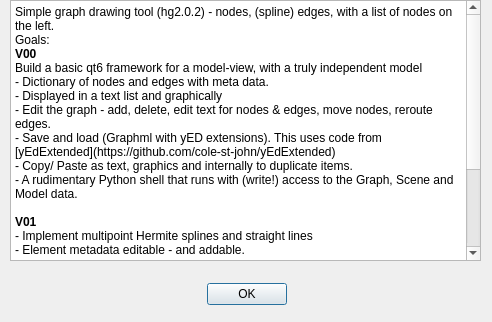
<?xml version="1.0" encoding="UTF-8"?>
<ui version="4.0">
 <class>dlgAbout</class>
 <widget class="QDialog" name="dlgAbout">
  <property name="geometry">
   <rect>
    <x>0</x>
    <y>0</y>
    <width>492</width>
    <height>322</height>
   </rect>
  </property>
  <property name="windowTitle">
   <string>Dialog</string>
  </property>
  <widget class="QTextBrowser" name="textBrowser">
   <property name="geometry">
    <rect>
     <x>10</x>
     <y>0</y>
     <width>471</width>
     <height>261</height>
    </rect>
   </property>
   <property name="html">
    <string notr="true">&lt;!DOCTYPE HTML PUBLIC &quot;-//W3C//DTD HTML 4.0//EN&quot; &quot;http://www.w3.org/TR/REC-html40/strict.dtd&quot;&gt;
&lt;html&gt;&lt;head&gt;&lt;meta name=&quot;qrichtext&quot; content=&quot;1&quot; /&gt;&lt;meta charset=&quot;utf-8&quot; /&gt;&lt;style type=&quot;text/css&quot;&gt;
p, li { white-space: pre-wrap; }
hr { height: 1px; border-width: 0; }
li.unchecked::marker { content: &quot;\2610&quot;; }
li.checked::marker { content: &quot;\2612&quot;; }
&lt;/style&gt;&lt;/head&gt;&lt;body style=&quot; font-family:'Segoe UI'; font-size:9pt; font-weight:400; font-style:normal;&quot;&gt;
&lt;p style=&quot; margin-top:0px; margin-bottom:0px; margin-left:0px; margin-right:0px; -qt-block-indent:0; text-indent:0px;&quot;&gt;Simple graph drawing tool (hg2.0.2) - nodes, (spline) edges, with a list of nodes on the left.&lt;/p&gt;
&lt;p style=&quot; margin-top:0px; margin-bottom:0px; margin-left:0px; margin-right:0px; -qt-block-indent:0; text-indent:0px;&quot;&gt;Goals:&lt;/p&gt;
&lt;p style=&quot; margin-top:0px; margin-bottom:0px; margin-left:0px; margin-right:0px; -qt-block-indent:0; text-indent:0px;&quot;&gt;&lt;span style=&quot; font-weight:700;&quot;&gt;V00&lt;/span&gt;&lt;/p&gt;
&lt;p style=&quot; margin-top:0px; margin-bottom:0px; margin-left:0px; margin-right:0px; -qt-block-indent:0; text-indent:0px;&quot;&gt;Build a basic qt6 framework for a model-view, with a truly independent model &lt;/p&gt;
&lt;p style=&quot; margin-top:0px; margin-bottom:0px; margin-left:0px; margin-right:0px; -qt-block-indent:0; text-indent:0px;&quot;&gt;- Dictionary of nodes and edges with meta data. &lt;/p&gt;
&lt;p style=&quot; margin-top:0px; margin-bottom:0px; margin-left:0px; margin-right:0px; -qt-block-indent:0; text-indent:0px;&quot;&gt;- Displayed in a text list and graphically&lt;/p&gt;
&lt;p style=&quot; margin-top:0px; margin-bottom:0px; margin-left:0px; margin-right:0px; -qt-block-indent:0; text-indent:0px;&quot;&gt;- Edit the graph - add, delete, edit text for nodes &amp;amp; edges, move nodes, reroute edges. &lt;/p&gt;
&lt;p style=&quot; margin-top:0px; margin-bottom:0px; margin-left:0px; margin-right:0px; -qt-block-indent:0; text-indent:0px;&quot;&gt;- Save and load (Graphml with yED extensions). This uses code from [yEdExtended](https://github.com/cole-st-john/yEdExtended)&lt;/p&gt;
&lt;p style=&quot; margin-top:0px; margin-bottom:0px; margin-left:0px; margin-right:0px; -qt-block-indent:0; text-indent:0px;&quot;&gt;- Copy/ Paste as text, graphics and internally to duplicate items.&lt;/p&gt;
&lt;p style=&quot; margin-top:0px; margin-bottom:0px; margin-left:0px; margin-right:0px; -qt-block-indent:0; text-indent:0px;&quot;&gt;- A rudimentary Python shell that runs with (write!) access to the Graph, Scene and Model data.&lt;/p&gt;
&lt;p style=&quot; margin-top:0px; margin-bottom:0px; margin-left:0px; margin-right:0px; -qt-block-indent:0; text-indent:0px;&quot;&gt;    &lt;/p&gt;
&lt;p style=&quot; margin-top:0px; margin-bottom:0px; margin-left:0px; margin-right:0px; -qt-block-indent:0; text-indent:0px;&quot;&gt;&lt;span style=&quot; font-weight:700;&quot;&gt;V01&lt;/span&gt;&lt;/p&gt;
&lt;p style=&quot; margin-top:0px; margin-bottom:0px; margin-left:0px; margin-right:0px; -qt-block-indent:0; text-indent:0px;&quot;&gt;- Implement multipoint Hermite splines and straight lines&lt;/p&gt;
&lt;p style=&quot; margin-top:0px; margin-bottom:0px; margin-left:0px; margin-right:0px; -qt-block-indent:0; text-indent:0px;&quot;&gt;- Element metadata editable - and addable.&lt;/p&gt;
&lt;p style=&quot;-qt-paragraph-type:empty; margin-top:0px; margin-bottom:0px; margin-left:0px; margin-right:0px; -qt-block-indent:0; text-indent:0px;&quot;&gt;&lt;br /&gt;&lt;/p&gt;
&lt;p style=&quot; margin-top:0px; margin-bottom:0px; margin-left:0px; margin-right:0px; -qt-block-indent:0; text-indent:0px;&quot;&gt;&lt;span style=&quot; font-weight:700;&quot;&gt;V02 &lt;/span&gt; (this version)&lt;/p&gt;
&lt;p style=&quot; margin-top:0px; margin-bottom:0px; margin-left:0px; margin-right:0px; -qt-block-indent:0; text-indent:0px;&quot;&gt;Node can be sets - &amp;quot;blobs&amp;quot; in higraph terms&lt;/p&gt;
&lt;p style=&quot;-qt-paragraph-type:empty; margin-top:0px; margin-bottom:0px; margin-left:0px; margin-right:0px; -qt-block-indent:0; text-indent:0px;&quot;&gt;&lt;br /&gt;&lt;/p&gt;
&lt;p style=&quot; margin-top:0px; margin-bottom:0px; margin-left:0px; margin-right:0px; -qt-block-indent:0; text-indent:0px;&quot;&gt;&lt;span style=&quot; font-weight:700;&quot;&gt;V03&lt;/span&gt; &lt;/p&gt;
&lt;p style=&quot; margin-top:0px; margin-bottom:0px; margin-left:0px; margin-right:0px; -qt-block-indent:0; text-indent:0px;&quot;&gt;Multiple tabs - editable views of different subsets of G&lt;/p&gt;
&lt;p style=&quot;-qt-paragraph-type:empty; margin-top:0px; margin-bottom:0px; margin-left:0px; margin-right:0px; -qt-block-indent:0; text-indent:0px;&quot;&gt;&lt;br /&gt;&lt;/p&gt;
&lt;p style=&quot; margin-top:0px; margin-bottom:0px; margin-left:0px; margin-right:0px; -qt-block-indent:0; text-indent:0px;&quot;&gt;&lt;span style=&quot; font-weight:700;&quot;&gt;V04&lt;/span&gt;&lt;/p&gt;
&lt;p style=&quot; margin-top:0px; margin-bottom:0px; margin-left:0px; margin-right:0px; -qt-block-indent:0; text-indent:0px;&quot;&gt;Hyperedges (n-ary edges)&lt;/p&gt;&lt;/body&gt;&lt;/html&gt;</string>
   </property>
  </widget>
  <widget class="QDialogButtonBox" name="buttonBox">
   <property name="geometry">
    <rect>
     <x>150</x>
     <y>280</y>
     <width>193</width>
     <height>29</height>
    </rect>
   </property>
   <property name="standardButtons">
    <set>QDialogButtonBox::StandardButton::Ok</set>
   </property>
   <property name="centerButtons">
    <bool>true</bool>
   </property>
  </widget>
 </widget>
 <resources/>
 <connections>
  <connection>
   <sender>buttonBox</sender>
   <signal>accepted()</signal>
   <receiver>dlgAbout</receiver>
   <slot>close()</slot>
   <hints>
    <hint type="sourcelabel">
     <x>186</x>
     <y>274</y>
    </hint>
    <hint type="destinationlabel">
     <x>199</x>
     <y>149</y>
    </hint>
   </hints>
  </connection>
 </connections>
</ui>
